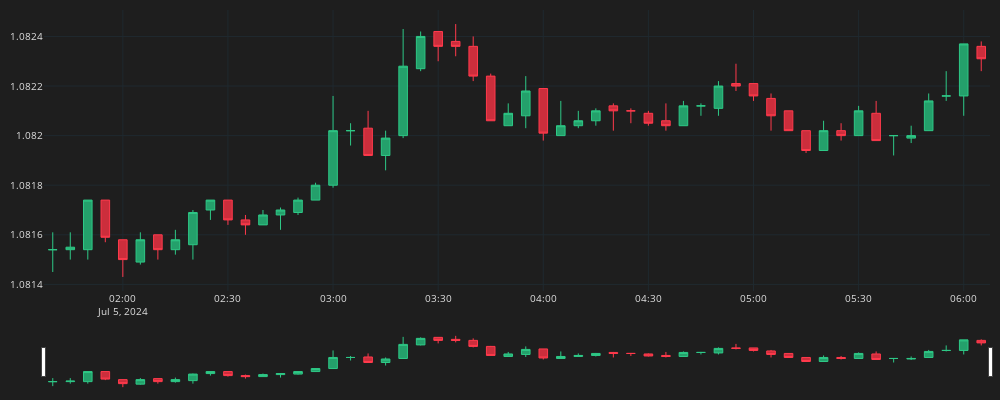

Write notebook code for a chart like this one.
### Code cell
def plot_df(df):
    fig = go.Figure()
    fig.add_trace(go.Candlestick(
        x=df.time, open=df.mid_o, high=df.mid_h, low=df.mid_l, close=df.mid_c,
        line=dict(width=1), opacity=1,
        increasing_fillcolor = "#24A06B",
        decreasing_fillcolor = "#CC2E3C",
        increasing_line_color = "#2EC886",
        decreasing_line_color = "#FF3A4C"
    ))
    fig.update_layout(width=1000, height=400,
                    margin=dict(l=10, r=10, b=10, t=10),
                    font = dict(size=10, color="#e1e1e1"),
                    paper_bgcolor = "#1e1e1e",
                    plot_bgcolor =  "#1e1e1e",
                    )
    fig.update_xaxes(
        gridcolor = "#1f292f",
        showgrid=True, fixedrange=True, rangeslider=dict(visible=True)
    )
    fig.update_yaxes(
        gridcolor = "#1f292f",
        showgrid=True,
    )
    return fig

plot_fig = plot_df(df_to_plot)
plot_fig.show()
